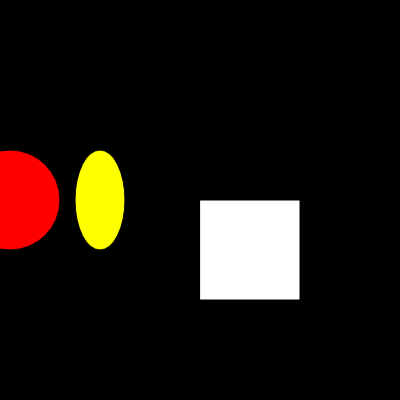
Frame 1 (no input)
Frame 60 (no input): identical to frame 1, image omitted
Frame 120 (the mouse pressed at the canvas centre since frame 60): identical to frame 1, image omitted

The p5.js sketch that drew this single still picture (run headless with seeded random() and noise() and a simulated clock; from frame 60 on, the mouse is pressed at the canvas centre):

// p5.js sketch
// ── sketch.js
function setup(){
    createCanvas(400, 400);
    background(0);

    rect(200, 200, 100, 100);

    fill(255, 0, 0);
    ellipse(10, 200, 100, 100);

    fill(255, 255, 0);    
    ellipse(100, 200, 50, 100);    
}

function draw(){
    
}
